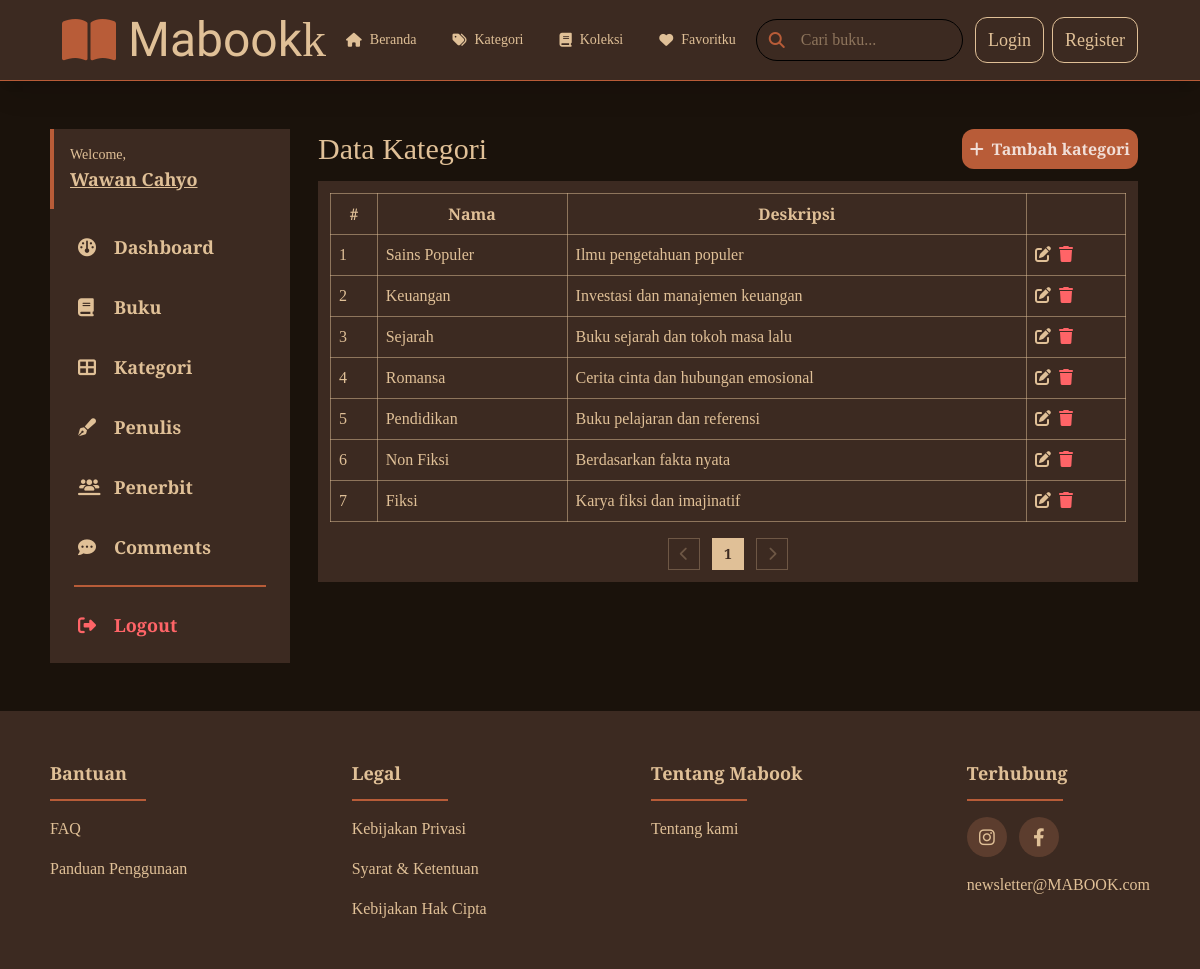
The app's page /admin/categories.php with its own data.
### tables this page shows
CREATE TABLE `categories` (
  `id` bigint UNSIGNED NOT NULL,
  `name` varchar(255) NOT NULL,
  `description` mediumtext,
  `gambar` varchar(255) DEFAULT NULL
);

### functions/categories.php (called while the page is built, shortened)
<?php
require_once __DIR__ . '/../config/db.php';
function listCategories($filters, $pagination)
{
    global $conn;
    $whereQuery = "";
    $params = [];
    $types = [];
    $limit = $pagination['limit'] ?? 10;
    $page = $pagination['page'] ?? 1;
    $offset = ($page - 1) * $limit;
    $sql = "SELECT * FROM categories $whereQuery ORDER BY id DESC LIMIT ? OFFSET ?";
    $stmt = $conn->prepare($sql);
    if (!empty($params)) {
        $types .= 'ii';
        $params = array_merge($params, [$limit, $offset]);
        $stmt->bind_param($types, ...$params);
    } else {
        $stmt->bind_param('ii', $limit, $offset);
    }
    $stmt->execute();
    return $stmt->get_result()->fetch_all(MYSQLI_ASSOC);
}
function countCategories($filters)
{
    global $conn;
    $whereQuery = "";
    $stmt = $conn->prepare("SELECT COUNT(*) AS total FROM categories $whereQuery");
    $stmt->execute();
    $data = $stmt->get_result()->fetch_assoc();
    return $data['total'] ?? 0;
}

### admin/categories.php (the view, shortened to what this page needs)
<?php require_once(__DIR__ . '/../functions/categories.php') ?>
<?php
$filters = [];
$page = $_GET['page'] ?? 1;
$limit = $_GET['limit'] ?? 10;
$categories = listCategories($filters, ['page' => $page, 'limit' => $limit]);
$countCategories = countCategories($filters);
$totalPage = ceil($countCategories / $limit);
?>
<!DOCTYPE html>
<html lang="en">
<head>
    <link rel="stylesheet" href="https://cdnjs.cloudflare.com/ajax/libs/font-awesome/6.4.0/css/all.min.css">
    <link rel="stylesheet" href="/mabook/src/output.css">
</head>
<body class="bg-[url('https://www.transparenttextures.com/patterns/black-paper.png')] bg-[#1A120B]">
    <?php require_once(__DIR__ . '/../include/header.php') ?>
    <div class="w-11/12 max-w-[1200px] mx-auto mt-12 flex items-start gap-4 relative">
        <?php require_once(__DIR__ . '/../include/admin-sidebar.php') ?>
        <div class="w-full px-3">
            <div>
                <div class="font-crimson text-mabook-light flex justify-between items-center">
                    <div class="text-3xl">Data Kategori</div>
                    <a href="category-create.php" class="bg-mabook-midtone text-white/80 p-2 rounded-xl duration-200 hover:-translate-y-0.5 active:translate-y-1">
                        <div class="flex gap-2 items-center font-semibold">
                            <i class="fas fa-plus"></i>
                            Tambah kategori
                        </div>
                    </a>
                </div>
                <div class="bg-mabook-primary w-full p-3 mt-3">
                    <table class="border-collapse border border-mabook-light/40 table-auto w-full font-crimson text-mabook-light">
                        <thead>
                            <tr>
                                <th class="p-2 border border-mabook-light/50">#</th>
                                <th class="p-2 border border-mabook-light/50">Nama</th>
                                <th class="p-2 border border-mabook-light/50">Deskripsi</th>
                                <th class="p-2 border border-mabook-light/50"></th>
                            </tr>
                        </thead>
                        <tbody>
                            <?php foreach ($categories as $index => $category): ?>
                                <tr>
                                    <td class="p-2 border border-mabook-light/50"><?= $index + 1 ?></td>
                                    <td class="p-2 border border-mabook-light/50"><?= $category['name'] ?></td>
                                    <td class="p-2 border border-mabook-light/50"><?= $category['description'] ?></td>
                                    <td class="p-2 border border-mabook-light/50">
                                        <div class="flex gap-2">
                                            <a href="category-update.php?id=<?= $category['id'] ?>"><i class="fas fa-edit"></i></a>
<form action="categories.php" method="POST" onsubmit="return confirm('Anda yakin?')">
    <button type="submit" class="cursor-pointer"><i class="fas fa-trash text-red-400"></i></button>
</form>
                                        </div>
                                    </td>
                                </tr>
                            <?php endforeach; ?>
                        </tbody>
                    </table>
                    <div class="flex gap-3 justify-center mt-4">
                        <button onclick="window.location='categories.php?page=<?= $page - 1 ?>'" <?= $page <= 1 ? 'disabled' : '' ?> class="mabook-pagination-item disabled:!border-mabook-light/30  disabled:!text-mabook-light/30 cursor-pointer"><i class="fas fa-chevron-left"></i></button>
                        <?php for ($i = 0; $i < $totalPage; $i++): ?>
                            <a href="categories.php?page=<?= $i + 1 ?>" class="mabook-pagination-item <?= $page == $i + 1 ? '!bg-mabook-light !text-mabook-primary' : '' ?>"><?= $i + 1 ?></a>
                        <?php endfor; ?>
                        <button onclick="window.location='categories.php?page=<?= $page + 1 ?>'" <?= $page >= $totalPage ? 'disabled' : '' ?> class="mabook-pagination-item disabled:!border-mabook-light/30  disabled:!text-mabook-light/30 cursor-pointer"><i class="fas fa-chevron-right"></i></button>
                    </div>
                </div>
            </div>
        </div>
    </div>
    <?php require_once(__DIR__ . '/../include/footer.php') ?>
</body>
</html>

### records on screen
categories: name "Sains Populer", description "Ilmu pengetahuan populer"
categories: name "Keuangan", description "Investasi dan manajemen keuangan"
categories: name "Sejarah", description "Buku sejarah dan tokoh masa lalu"
categories: name "Romansa", description "Cerita cinta dan hubungan emosional"
categories: name "Pendidikan", description "Buku pelajaran dan referensi"
categories: name "Non Fiksi", description "Berdasarkan fakta nyata"
categories: name "Fiksi", description "Karya fiksi dan imajinatif"

### other values on screen
$menu['label'] "Beranda"
$menu['label'] "Kategori"
$menu['label'] "Koleksi"
$menu['label'] "Favoritku"
